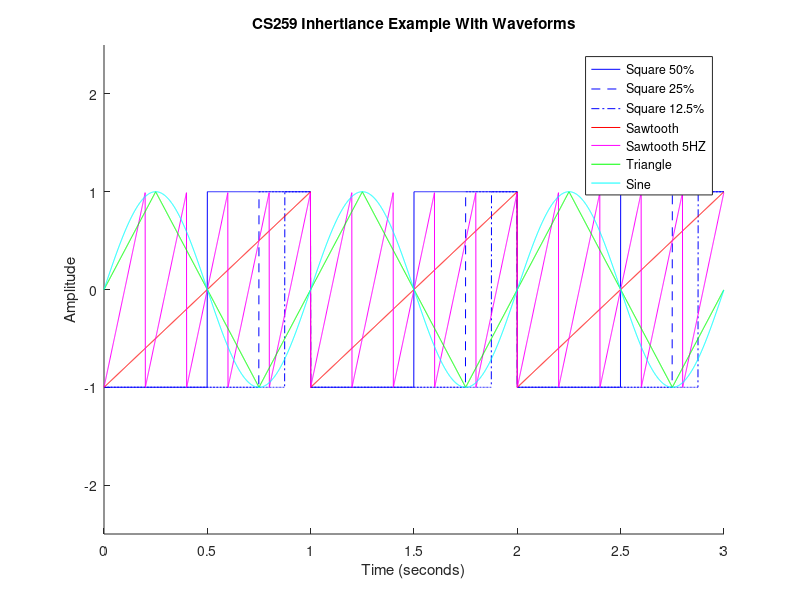

MATLAB code to generate this figure:
A = load('check.csv');

x = A(:,1);
y1 = A(:,2);
y2 = A(:,3);
y3 = A(:,4);
y4 = A(:,5);
y5 = A(:,6);
y6 = A(:,7);
y7 = A(:,8);

hold on;
plot(x,y1,'b-');
plot(x,y2,'b--');
plot(x,y3,'b-.');
plot(x,y4,'r-');
plot(x,y6,'m-');
plot(x,y5,'g-');
plot(x,y7,'c-');
axis([0 3 -2.5 2.5]);
legend('Square 50%','Square 25%','Square 12.5%','Sawtooth','Sawtooth 5HZ','Triangle','Sine');
xlabel('Time (seconds)');
ylabel('Amplitude');
title('CS259 Inhertiance Example With Waveforms');
hold off;

saveas(gca,'myform.eps','epsc');
